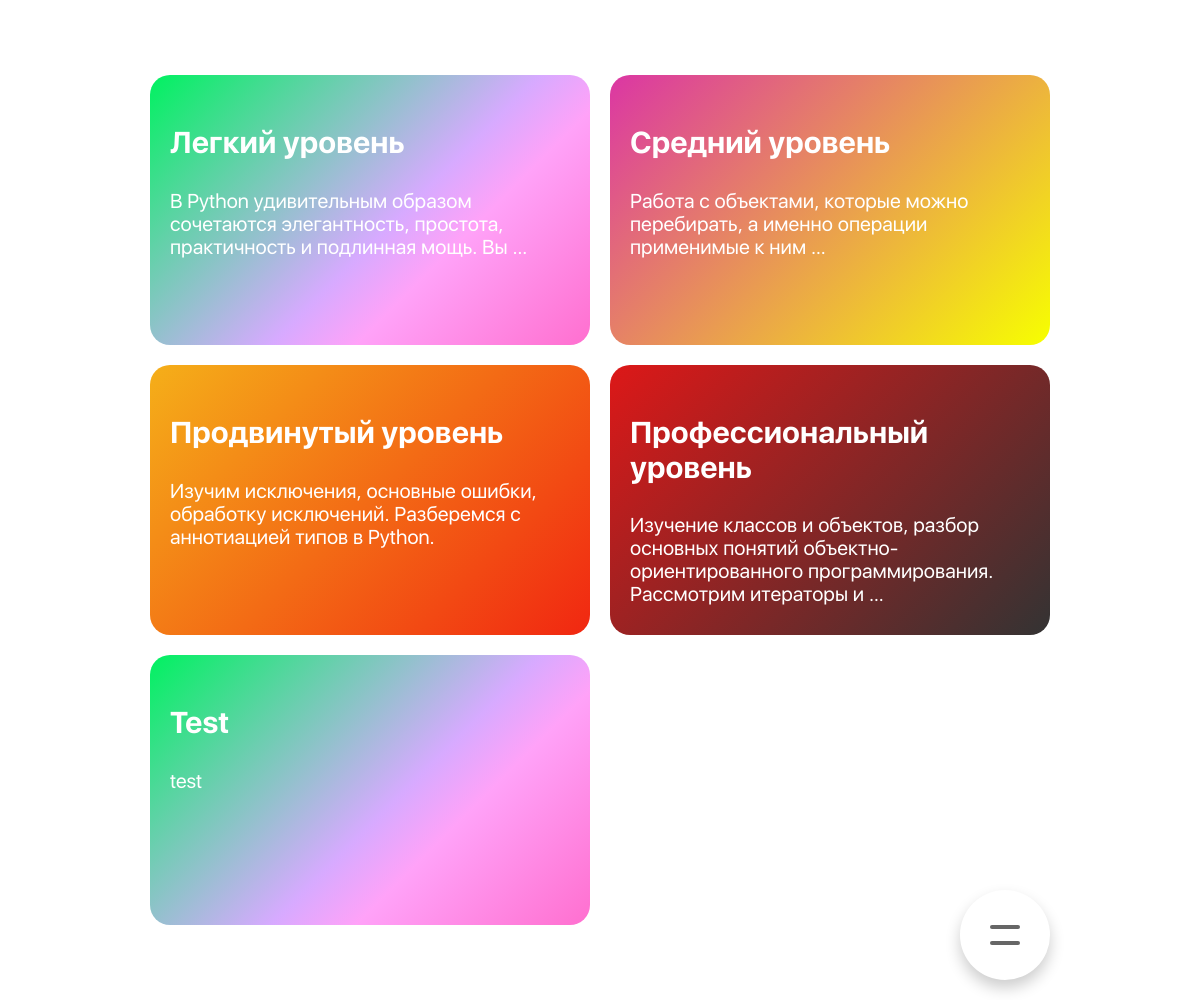
The page / on the database its author committed.
### pythoncourses/models.py (models this page shows, shortened)
class Course(models.Model):
    name = models.CharField('Название', max_length=100, unique=True)
    description = models.TextField('Описание')
    slug = models.SlugField('Нормальный url', editable=False)
    order = models.IntegerField('Порядок вывода')
    def __str__(self):
        return f'{self.name}'
    class Meta:
        verbose_name = 'Курс'
        verbose_name_plural = 'Курсы'
        ordering = ['order']

### pythoncourses/views.py (the view)
# urls.py: path('', index, name='index'),  # Главная страница
def index(request):
    courses = Course.objects.all()
    context = {'courses': courses}
    return render(request, 'index.html', context)

### pythoncourses/templates/index.html
{% extends "base.html" %}
{% block main %}
        <div class="courses">
            {% for course in courses %}
            <a href="{% url 'course' course=course.slug %}">
                <p class="name_course">{{ course }}</p>
                <p class="description_course">{{ course.description|truncatewords:12 }}</p>
            </a>
            {% endfor %}
        </div>
{% endblock %}

### pythoncourses/static/index.css (style rules this page uses)
body { margin: 6.25% 12.5%; font-family: 'SF UI Display', serif; font-weight: normal; font-style: normal; }
a { text-decoration: none; }
.courses { display: grid; grid-template-columns: repeat(auto-fit, minmax(375px, 1fr)); grid-auto-rows: minmax(200px, 270px); grid-gap: 20px; }
.courses > a { text-decoration: none; color: #FFFFFF; display: block; border-radius: 20px; padding: 20px; transition: 0.5s; }
.courses > :nth-child(4n + 1) { background-image: linear-gradient(135deg, #00f260 0%, #d7aaff 55%, #ffa2f8 67%, #ff6fcf 100%); }
.courses > :nth-child(4n + 2) { background-image: linear-gradient(135deg, #db36a4 0%, #f7ff00 100%); }
.courses > :nth-child(4n + 3) { background-image: linear-gradient(135deg, #f5af19 0%, #f12711 100%); }
.courses > :nth-child(4n + 4) { background-image: linear-gradient(135deg, #dd1818 0%, #333333 100%); }
.name_course { font-size: 30px; font-weight: bold; font-style: normal; }
.description_course { font-size: 20px; font-weight: normal; font-style: normal; }

### rows shown on the page
Course: name "Легкий уровень", description "В Python удивительным образом сочетаются элегантность, простота, практичность и подлинная мощь. Вы …"
Course: name "Средний уровень", description "Работа с объектами, которые можно перебирать, а именно операции применимые к ним …"
Course: name "Продвинутый уровень", description "Изучим исключения, основные ошибки, обработку исключений. Разберемся с аннотиацией типов в Python."
Course: name "Профессиональный уровень", description "Изучение классов и объектов, разбор основных понятий объектно-ориентированного программирования. Рассмотрим итераторы и …"
Course: name "Test", description "test"
